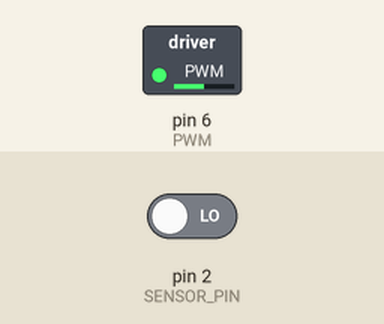
Recording of a sketch running on a simulated Arduino Uno, built with avr-gcc and run on an emulated ATmega328P. Parts: switched loads named in the sketch (green lamp = pin HIGH). The inputs (shaded band) are chosen by the test bench; at power-on: pin 2 (SENSOR_PIN) LOW. What the sketch prints to the serial monitor is not drawn.

Above: at 0.1 s.
At 1.2 s:
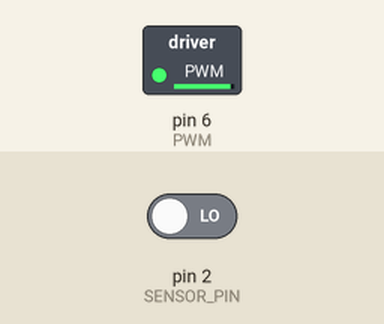
1.3 s: pin 2 (SENSOR_PIN) driven HIGH
Timing chart, 0 to 4.3 s (numbered marks = the images above; inputs shaded):
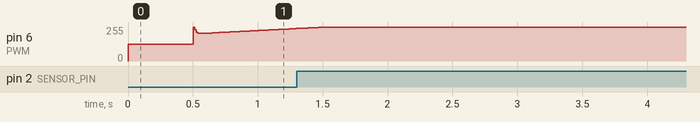

The sketch:

ControlMotor3.ino
```cpp
#include <util/atomic.h>

// Pins
#define SENSOR_PIN 2
#define PWM 6
#define IN2 7

// Use the "volatile" directive for variables
// used in an interrupt
volatile float velocity_interrupt = 0;
volatile long previousTime = 0;

//Ref increase
long timeToIncrease = 20000; //ms
long previous_t_increase = 0;

//Control parameters

//float Kp = 4.253;
//float Ki = 3.838;
//float Kd = 0.0471;
//int N = 100;
//float Cf = 0.01;
float Kp = 5.253;
float Ki = 3.838;
float Kd = 0.0971;
int N = 100;
float  radius = 0.58;
float maxDeltaTime = 60;//[ms]

long startControlTime = 500;//[ms]
long sampleTime = 10;
float Ref = 0.4;//cm/s

//Control variables
float linearVelocity = 0;
unsigned int pwmDuty = 0;
float directCmd = 6;
float CmdPID = 0.0;
float Cmd = 0.0;
float CmdLim = 0.0;
float KiLim = Ki;
float E = 0;
float Ep = 0;
float CmdIp = 0;
float CmdDp = 0;


//Filter
#define WINDOW_SIZE 100
long INDEX = 0;
float VALUE = 0;
float SUM = 0;
float READINGS[WINDOW_SIZE];
float velocityFilter = 0;

//Conversion
float pulses2Rad = (2*PI) / 65.0;
float voltage2PWM = 255.0 / 12;
float deg2Rad = PI / 180;

void setup() {

  Serial.begin(115200);

  pinMode(SENSOR_PIN, INPUT);
  pinMode(PWM, OUTPUT);
  //pinMode(IN2, OUTPUT);

  attachInterrupt(digitalPinToInterrupt(SENSOR_PIN),
                  readEncoder, RISING);
  CmdLim = directCmd;
}

void loop() {
  //digitalWrite(IN2,HIGH);
  // read the position in an atomic block
  // to avoid potential misreads
  float velocityPulses = 0;
  ATOMIC_BLOCK(ATOMIC_RESTORESTATE) {
    velocityPulses = velocity_interrupt;
  }

  if((micros() - previousTime) >= maxDeltaTime * 1000){
    velocityPulses = 0;
  }

  linearVelocity = velocityPulses * pulses2Rad * radius;

  filter();
  if (millis() >= startControlTime) {
    control();
//    if ((millis() - previous_t_increase) >= timeToIncrease && Ref < 140) {
//      Ref += 10;
//      previous_t_increase = millis();
//    }
  }

  float pwmDuty = CmdLim * voltage2PWM;

  analogWrite(PWM, pwmDuty);
  //Serial.print("Referencia: ");
  Serial.print(Ref);
  Serial.print(" ");
  //Serial.print(changePercentage * 100);
  //Serial.println(" ");
  //Serial.print(velocityDeg);
  //Serial.print(',');
  Serial.println(velocityFilter);
  //Serial.print(CmdPID);
  //Serial.print(" ");
  //Serial.println(Ref - velocityFilter);
  delay(sampleTime);
}

void filter() {
  SUM = SUM - READINGS[INDEX];  // Remove the oldest entry from the sum and add the newest reading
  VALUE = linearVelocity;   // Read the next sensor value as a float
  READINGS[INDEX] = VALUE;              // Add the newest reading to the window
  SUM = SUM + VALUE;                    // Add the newest reading to the sum
  INDEX = (INDEX + 1) % WINDOW_SIZE;    // Increment the index, and wrap to 0 if it exceeds the window size
  velocityFilter = SUM / (float)WINDOW_SIZE;  // Divide the sum of the window by the window size for the result
}
void control() {
  E = (Ref - velocityFilter) / radius;
  //Tustin
  float CmdP = Kp * E;
  float CmdI = (KiLim * sampleTime * 0.5 * 1e-3) * (E + Ep) + CmdIp;
  float CmdD = ((Kd * N) * (E - Ep) + (1 - N * sampleTime * 0.5 * 1e-3) * CmdDp) / (1 + N * sampleTime * 0.5 * 1e-3);

  //  float CmdP = Kp * E;
  //  float CmdI = (KiLim * sampleTime * 1e-3) * E + CmdIp;
  //  float CmdD = (Kd  * (E - Ep) + CmdDp * (Cf)) / (Cf + sampleTime * 1e-3);

  //Euler Forward
  //      double CmdP = Kp * E;
  //      double CmdI = (Ki * (Ts * 1e-3)*Ep) + CmdIp;
  //      double CmdD = Kd * N * (E - Ep) + CmdDp * (1 - (N * Ts * 1e-3));


  CmdPID = CmdP + CmdI + CmdD;

  CmdIp = CmdI;
  CmdDp = CmdD;
  Ep = E;

  //Calculate control signal
  Cmd = directCmd + CmdPID;
  CmdLim = min(max(Cmd, 5), 12); // Saturated Control Output

  //Anti-Windup
  if (CmdLim <= 0 || CmdLim >= 12) {
    KiLim = 0;
  } else {
    KiLim = Ki;
  }
}


void readEncoder() {
  // Compute velocity with method 2
  long currentTime = micros();
  float deltaTime = ((float) (currentTime - previousTime)) * 1.0e-6;
  velocity_interrupt = 1 / deltaTime;
  previousTime = currentTime;
}
```
